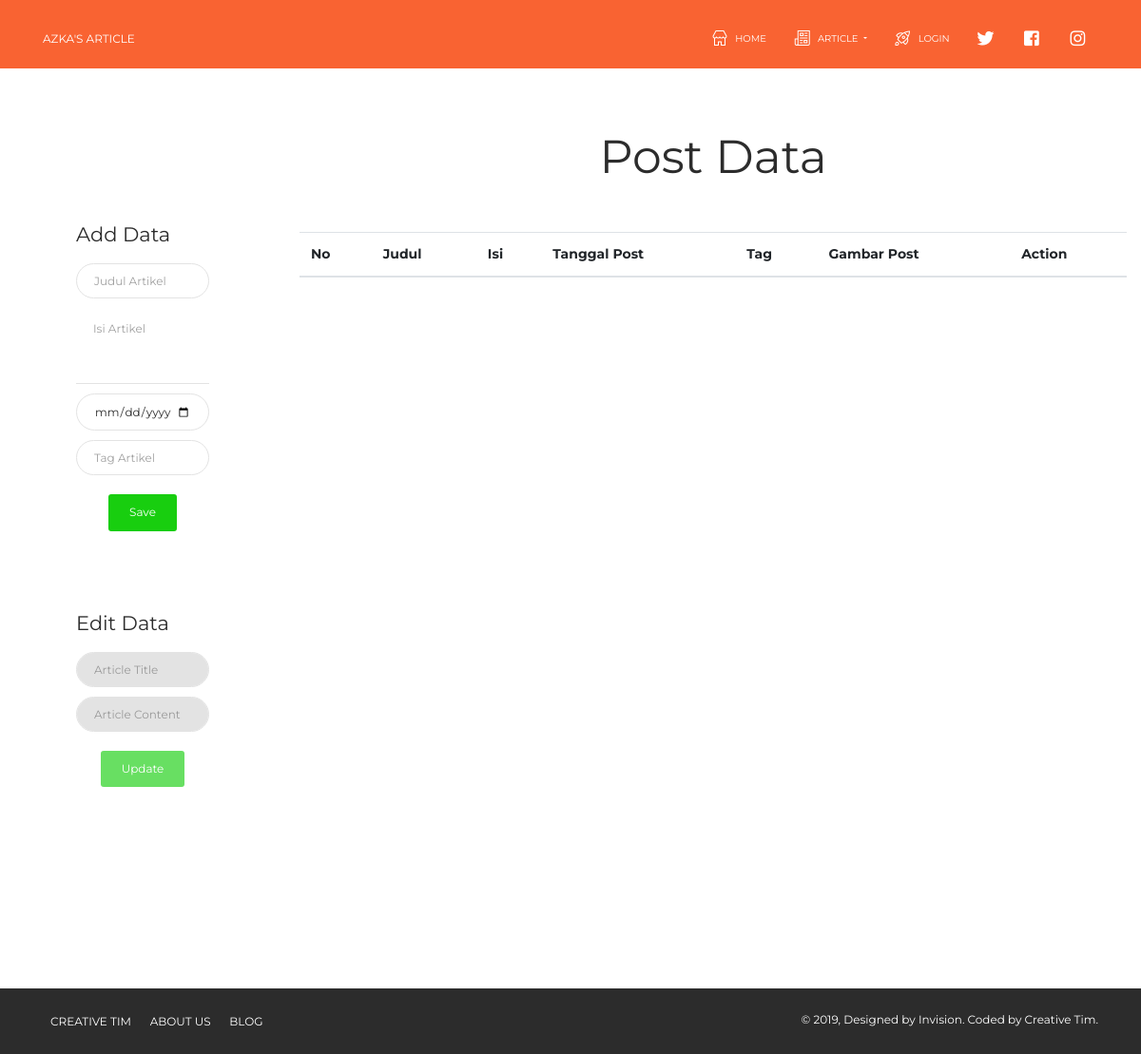
Page /app/view/pages/dashboardPost.php on the earlier database version.
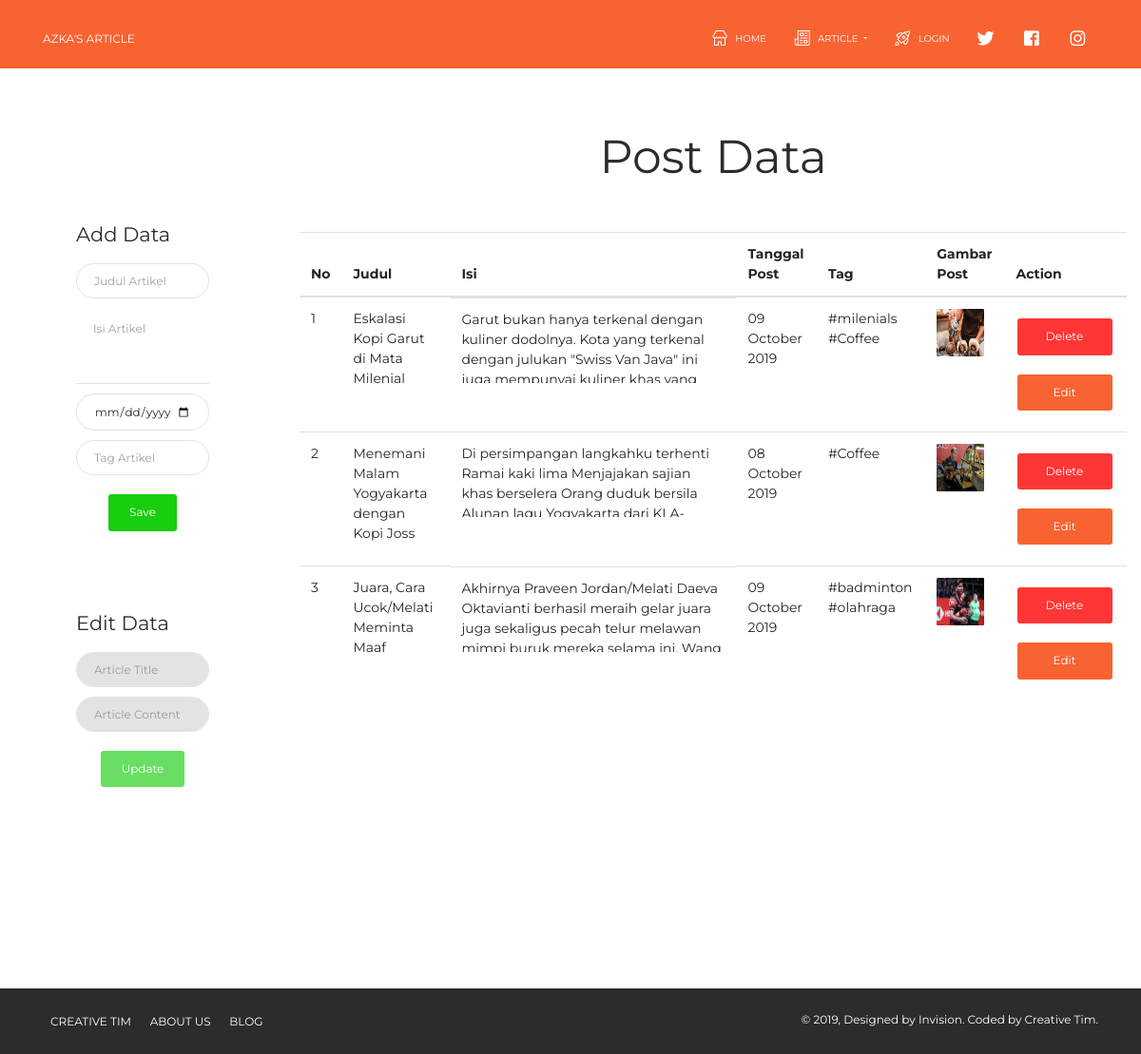
Same page on the later database version.
### tables this page shows
CREATE TABLE `tb_post` (
  `id_post` int(5) NOT NULL,
  `date` date NOT NULL,
  `title` varchar(100) NOT NULL,
  `content` text NOT NULL,
  `gambar` varchar(150) NOT NULL,
  `tag` varchar(100) NOT NULL,
  `id_kategori` int(3) NOT NULL
);

### app/view/pages/dashboardPost.php (the view, shortened to what this page needs)
<?php require_once('../layouts/header.php')?>
<?php require_once('../../controller/connection.php')?>
<?php require_once('../../controller/ArticleController.php')?>
<link href="../../../assets/css/dashboard.css" rel="stylesheet" />
    <section class="row dashboard">
        <section class="col-md-3">
            <h4>Add Data</h4>
            <form action="" method="post" enctype="multipart/form-data">
                <div class="form-group">
                    <input required type="text" name="title" class="form-control" id="title" placeholder="Judul Artikel">
                </div>
                <div class="form-group">
                    <textarea class="form-control" id="content" name="content" rows="4" placeholder="Isi Artikel"></textarea>
                </div>
                <div class="form-group">
                    <input required type="date" name="date" class="form-control" id="date" placeholder="Tanggal Artikel">
                </div>
                <div class="form-group">
                    <input required type="text" name="tag" class="form-control" id="tag" placeholder="Tag Artikel">
                </div>
                <center><button type="submit" class="btn btn-success" name="save">Save</button></center>
            </form><br><br>
            <h4 id="edit">Edit Data</h4>
            <form action="" method="post" enctype="multipart/form-data">
                <?php if(isset($_GET['id'])){?>
                <div class="form-group">
                    <input required type="text" name="id" class="form-control" id="id" placeholder="ID" value="<?= $article['id']?>" hidden>
                </div>
                <div class="form-group">
                    <input required type="text" name="judul" class="form-control" id="judul" placeholder="Article Title" value="<?= $article['judul']?>">
                </div>
                <div class="form-group">
                    <textarea class="form-control" id="isi" name="isi" rows="3" placeholder="Article Content"><?= $article['isi']?></textarea>
                </div>
                <center><button type="submit" class="btn btn-success" name="update">Update</button></center>
                <?php }else{?>
                    <div class="form-group">
                        <input type="text" name="judul" class="form-control" id="judul" placeholder="Article Title" disabled>
                    </div>
                    <div class="form-group">
                        <input type="text" name="isi" class="form-control" id="isi" placeholder="Article Content" disabled>
                    </div>
                    <center><button type="submit" class="btn btn-success" name="update" disabled>Update</button></center>
                <?php }?>
            </form>
        </section>
        <section class="col-md-9">
            <h1>Post Data</h1><br>
            <form class="data-mhs" action="" method="get">
                <table class="table table-hover" id="tableMhs">
                    <thead>
                        <th>No</th>
                        <th>Judul</th>
                        <th>Isi</th>
                        <th>Tanggal Post</th>
                        <th>Tag</th>
                        <th>Gambar Post</th>
                        <th>Action</th>
                    </thead>
                    <?php
                        if($conn){
                            $no = 1;
                            $sql = "SELECT * FROM tb_post";
                            $result = mysqli_query($conn, $sql);
                            foreach ($result as $data) {
                                echo "<tr>
                                            <td>$no</td>
                                            <td>".$data['title']."</td>
                                            <td style='vertical-align: middle; word-wrap: break-word; display: block; height: 90px; overflow-y: scroll;'>".$data['content']."</td>
                                            <td>".date('d F Y', strtotime($data['date']))."</td>
                                            <td>".$data['tag']."</td>
                                            <td>
                                                <img width='50' height='50' src='../../../assets/".$data['gambar']."' alt='artikel'>
                                            </td>
                                            <td>
                                                <button type='submit' class='btn btn-danger btn-action' name='delete' value='".$data['id_post']."'>Delete</button>
                                                <a href='#edit'><button type='submit' class='btn btn-primary btn-action' name='id' value='".$data['id_post']."'>Edit</button></a>
                                            </td>
                                            </tr>";
                                    $no++;
                            }
                        }else{
                            echo "DB Connection Error!";
                        }
                    ?>
                </table>
            </form>
        </section>
    </section>
<?php require_once('../layouts/footer.php')?>

Differences in the rows shown:
added tb_post: title "Eskalasi Kopi Garut di Mata Milenial", content "Garut bukan hanya terkenal dengan kuliner dodolnya. Kota yang terkenal dengan julukan \"Swiss Van Java\" ini…", date "09 October 2019", tag "#milenials #Coffee", gambar (picture)
added tb_post: title "Menemani Malam Yogyakarta dengan Kopi Joss", content "Di persimpangan langkahku terhenti Ramai kaki lima Menjajakan sajian khas berselera Orang duduk bersila…", date "08 October 2019", tag "#Coffee", gambar (picture)
added tb_post: title "Juara, Cara Ucok/Melati Meminta Maaf", content "Akhirnya Praveen Jordan/Melati Daeva Oktavianti berhasil meraih gelar juara juga sekaligus pecah telur melawan…", date "09 October 2019", tag "#badminton #olahraga", gambar (picture)
